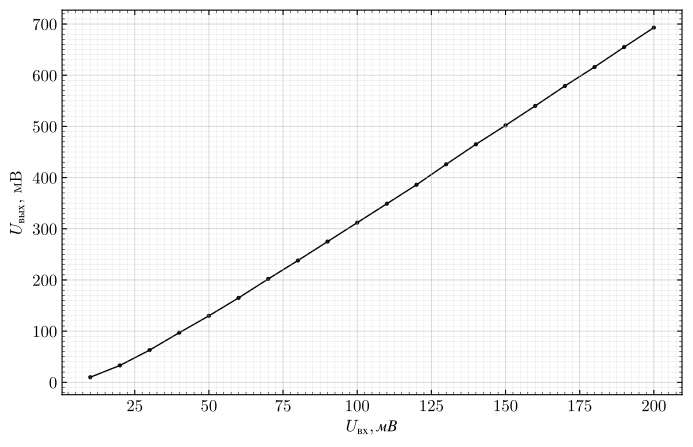

Recreate this plot in Python.
import matplotlib.pyplot as plt
from matplotlib.ticker import AutoMinorLocator


def apply_rcparams(size: tuple[float, float]):
    plt.rcParams.update(
        {
            "font.family": "CMU Serif",
            "font.size": 12,
            "mathtext.fontset": "cm",
            "axes.linewidth": 0.8,
            "axes.grid": True,
            "grid.linewidth": 0.4,
            "grid.alpha": 0.5,
            "xtick.direction": "in",
            "ytick.direction": "in",
            "xtick.minor.visible": True,
            "ytick.minor.visible": True,
            "xtick.major.width": 0.8,
            "ytick.major.width": 0.8,
            "xtick.minor.width": 0.4,
            "ytick.minor.width": 0.4,
            "figure.figsize": size,
            "figure.dpi": 150,
            "savefig.dpi": 300,
            "savefig.bbox": "tight",
        }
    )


def set_settings(ax):
    ax.xaxis.set_minor_locator(AutoMinorLocator(10))
    ax.yaxis.set_minor_locator(AutoMinorLocator(10))
    ax.grid(which="major", linewidth=0.5, alpha=0.65)
    ax.grid(which="minor", linewidth=0.25, alpha=0.4)
    ax.tick_params(which="both", top=True, right=True)
    return ax


def draw_graph(file_name: str = "graph", size: tuple = (8, 10)):
    apply_rcparams(size)
    fig, ax = plt.subplots()
    set_settings(ax)

    ax.plot(x, y, marker="o", markersize=2, linewidth=1, color="black", zorder=1)
    ax.set_xlabel(r"$U_\text{вх}, мВ$")
    ax.set_ylabel(r"$U_\text{вых}$, мВ")

    plt.savefig(f"{file_name}.pdf", format="pdf")
    plt.show()


if __name__ == "__main__":
    x = [0.1, 0.2, 0.3, 0.4, 0.5, 0.6, 0.7, 0.8, 0.9, 1.0, 1.1, 1.2, 1.3, 1.4, 1.5, 1.6, 1.7, 1.8, 1.9, 2.0]
    y = [10.0, 33.0, 63.0, 97.0, 130.0, 165.0, 202.0, 238.0, 275.0, 312.0, 349.0, 386.0, 426.0, 465.0, 502.0, 540.0, 579.0, 616.0, 655.0, 693.0]
    x = [i * 100 for i in x]
    draw_graph(file_name=__file__[:-3], size=(8, 5))
